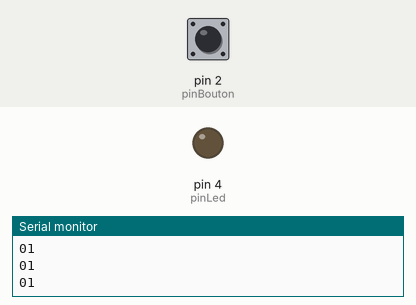
A sketch run on a simulated Arduino Uno, built with avr-gcc and run on an emulated ATmega328P. On the bench: output pins drawn as LEDs (lit = HIGH), the last lines printed to the serial monitor. Dashed ring = blinking. The inputs (shaded band) are chosen by the test bench; at power-on: pin 2 (pinBouton) HIGH.

Above: at 1.2 s.
1.3 s: pin 2 (pinBouton) pulled LOW for 1 s
At 3.1 s:
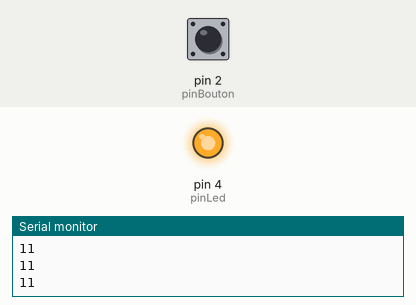
3.9 s: pin 2 (pinBouton) pulled LOW for 0.25 s
At 4.5 s:
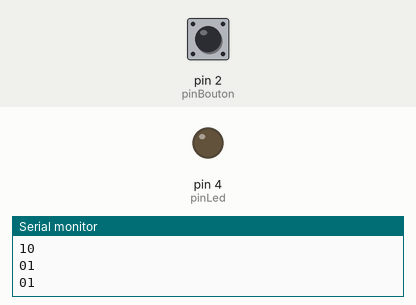
5.7 s: pin 2 (pinBouton) pulled LOW for 3.2 s
At 6.1 s:
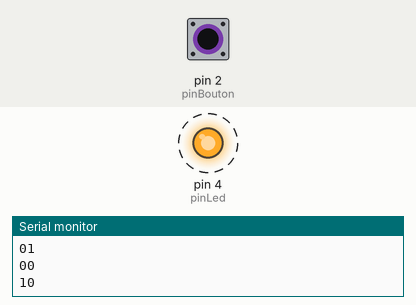
Timing chart, 0 to 10.5 s (numbered marks = the images above; inputs shaded):
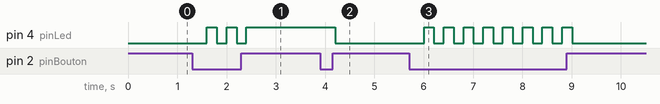

Measured:
- after the input at 1.3 s, pin 4 (pinLed): alternates HIGH for 0.20 s and LOW for 0.20 s, 5 changes in all, then stays HIGH, starting after 0.30 s
- after the input at 3.9 s, pin 4 (pinLed): HIGH → LOW after 0.30 s
- after the input at 5.7 s, pin 4 (pinLed): alternates HIGH for 0.20 s and LOW for 0.20 s, 16 changes in all, then stays LOW, starting after 0.30 s

The sketch:

interrupteur.ino
```cpp
//déclaration des variables
int pinBouton, pinLed;
boolean etatAllumage;
void setup()
{
  //initialisation des variables
  Serial.begin(9600);
  pinBouton = 2;
  pinLed = 4;
  etatAllumage=0;
  //définition des modes
  pinMode(pinBouton, INPUT_PULLUP);
  pinMode(pinLed, OUTPUT);
}
void loop()
{
  Serial.print(etatAllumage);

  if (etatAllumage) //on teste si etatAllumage est à 1
  {
    digitalWrite(pinLed, HIGH);//on allume la LED
  }
  else //sinon
  {
    digitalWrite(pinLed, LOW); //on éteint la LED
  }
  //lecture de l'état du bouton et stockage dans etatBouton
  boolean etatPinBouton = digitalRead(pinBouton);
  Serial.println(etatPinBouton);
  //test des conditions
  if (!etatPinBouton)//si bouton appuyé (donc le pin indique 0 car il est en mode INPUT_PULLUP)
  {
    if (etatAllumage) //si etatAllumage à 1
    {
      etatAllumage=0; //on le passe à 0
    }
    else //sinon
    {
      etatAllumage=1; //on le passe à 1
    }
  }
  delay(200);
}
```
